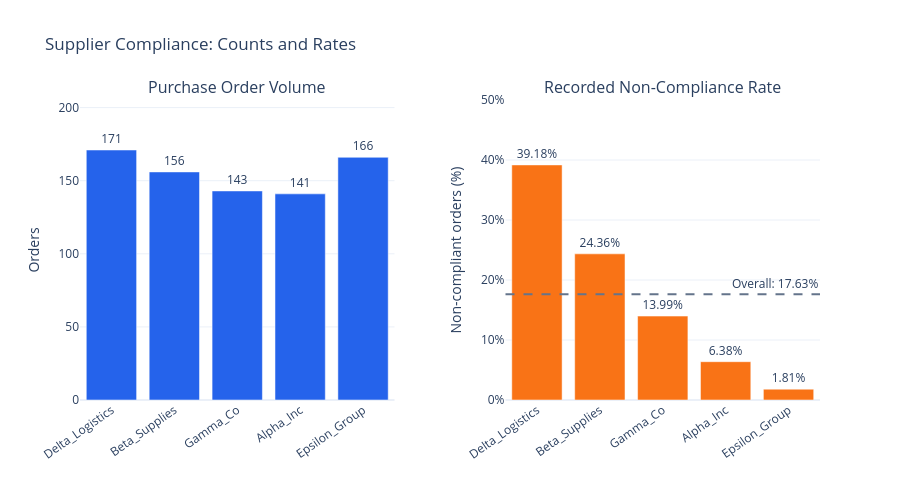

The notebook cell saved with this chart:
### Markdown cell above
## 2. Supplier Order Volumes and Non-Compliance Rates

Compare order volumes alongside recorded non-compliance rates.

The dashed line represents the overall order-level non-compliance
rate, calculated across all known labels—not an average of supplier
percentages.

These comparisons describe the observed dataset. They do not establish
why differences exist or predict future supplier performance.

### Code cell
import plotly.graph_objects as go
from plotly.subplots import make_subplots

# Keep the same supplier order in both panels.
plot_df = supplier_summary.sort_values(
    "Non_Compliance_Rate_%",
    ascending=False,
).copy()

overall_rate = (
    100
    * supplier_summary["Non_Compliant_Orders"].sum()
    / supplier_summary["Known_Compliance"].sum()
)

fig = make_subplots(
    rows=1,
    cols=2,
    subplot_titles=(
        "Purchase Order Volume",
        "Recorded Non-Compliance Rate",
    ),
    horizontal_spacing=0.15,
)

fig.add_trace(
    go.Bar(
        x=plot_df["Supplier"],
        y=plot_df["Orders"],
        text=plot_df["Orders"],
        textposition="outside",
        marker_color="#2563EB",
        hovertemplate="%{x}<br>Orders: %{y}<extra></extra>",
    ),
    row=1,
    col=1,
)

fig.add_trace(
    go.Bar(
        x=plot_df["Supplier"],
        y=plot_df["Non_Compliance_Rate_%"],
        text=plot_df["Non_Compliance_Rate_%"],
        texttemplate="%{text:.2f}%",
        textposition="outside",
        marker_color="#F97316",
        customdata=plot_df[
            ["Non_Compliant_Orders", "Known_Compliance"]
        ].to_numpy(),
        hovertemplate=(
            "%{x}<br>Non-compliance rate: %{y:.2f}%"
            "<br>Non-compliant orders: %{customdata[0]}"
            "<br>Orders with known labels: %{customdata[1]}"
            "<extra></extra>"
        ),
    ),
    row=1,
    col=2,
)

fig.add_hline(
    y=overall_rate,
    line_dash="dash",
    line_color="#64748B",
    annotation_text=f"Overall: {overall_rate:.2f}%",
    annotation_position="top right",
    row=1,
    col=2,
)

fig.update_layout(
    title="Supplier Compliance: Counts and Rates",
    template="plotly_white",
    height=480,
    showlegend=False,
)

fig.update_xaxes(
    categoryorder="array",
    categoryarray=plot_df["Supplier"].tolist(),
    tickangle=-35,
)

fig.update_yaxes(
    title_text="Orders",
    range=[0, plot_df["Orders"].max() * 1.2],
    row=1,
    col=1,
)
fig.update_yaxes(
    title_text="Non-compliant orders (%)",
    ticksuffix="%",
    range=[0, 50],
    row=1,
    col=2,
)

fig.show()

### Figure 1 — Plotly figure (JSON) as saved in the notebook; plotly's stock layout.template omitted (floating-point values rounded to 4 significant figures)
{"data": [{"hovertemplate": "%{x}<br>Orders: %{y}<extra></extra>", "marker": {"color": "#2563EB"}, "text": [171.0, 156.0, 143.0, 141.0, 166.0], "textposition": "outside", "type": "bar", "x": ["Delta_Logistics", "Beta_Supplies", "Gamma_Co", "Alpha_Inc", "Epsilon_Group"], "xaxis": "x", "y": [171, 156, 143, 141, 166], "yaxis": "y"}, {"customdata": [[67, 171], [38, 156], [20, 143], [9, 141], [3, 166]], "hovertemplate": "%{x}<br>Non-compliance rate: %{y:.2f}%<br>Non-compliant orders: %{customdata[0]}<br>Orders with known labels: %{customdata[1]}<extra></extra>", "marker": {"color": "#F97316"}, "text": [39.18, 24.36, 13.99, 6.383, 1.807], "textposition": "outside", "texttemplate": "%{text:.2f}%", "type": "bar", "x": ["Delta_Logistics", "Beta_Supplies", "Gamma_Co", "Alpha_Inc", "Epsilon_Group"], "xaxis": "x2", "y": [39.18, 24.36, 13.99, 6.383, 1.807], "yaxis": "y2"}], "layout": {"annotations": [{"font": {"size": 16}, "showarrow": false, "text": "Purchase Order Volume", "x": 0.2125, "xanchor": "center", "xref": "paper", "y": 1, "yanchor": "bottom", "yref": "paper"}, {"font": {"size": 16}, "showarrow": false, "text": "Recorded Non-Compliance Rate", "x": 0.7875, "xanchor": "center", "xref": "paper", "y": 1, "yanchor": "bottom", "yref": "paper"}, {"showarrow": false, "text": "Overall: 17.63%", "x": 1, "xanchor": "right", "xref": "x2 domain", "y": 17.63, "yanchor": "bottom", "yref": "y2"}], "height": 480, "shapes": [{"line": {"color": "#64748B", "dash": "dash"}, "type": "line", "x0": 0, "x1": 1, "xref": "x2 domain", "y0": 17.63, "y1": 17.63, "yref": "y2"}], "showlegend": false, "title": {"text": "Supplier Compliance: Counts and Rates"}, "xaxis": {"anchor": "y", "categoryarray": ["Delta_Logistics", "Beta_Supplies", "Gamma_Co", "Alpha_Inc", "Epsilon_Group"], "categoryorder": "array", "domain": [0, 0.425], "tickangle": -35}, "xaxis2": {"anchor": "y2", "categoryarray": ["Delta_Logistics", "Beta_Supplies", "Gamma_Co", "Alpha_Inc", "Epsilon_Group"], "categoryorder": "array", "domain": [0.575, 1], "tickangle": -35}, "yaxis": {"anchor": "x", "domain": [0, 1], "range": [0, 205.2], "title": {"text": "Orders"}}, "yaxis2": {"anchor": "x2", "domain": [0, 1], "range": [0, 50], "ticksuffix": "%", "title": {"text": "Non-compliant orders (%)"}}}}
